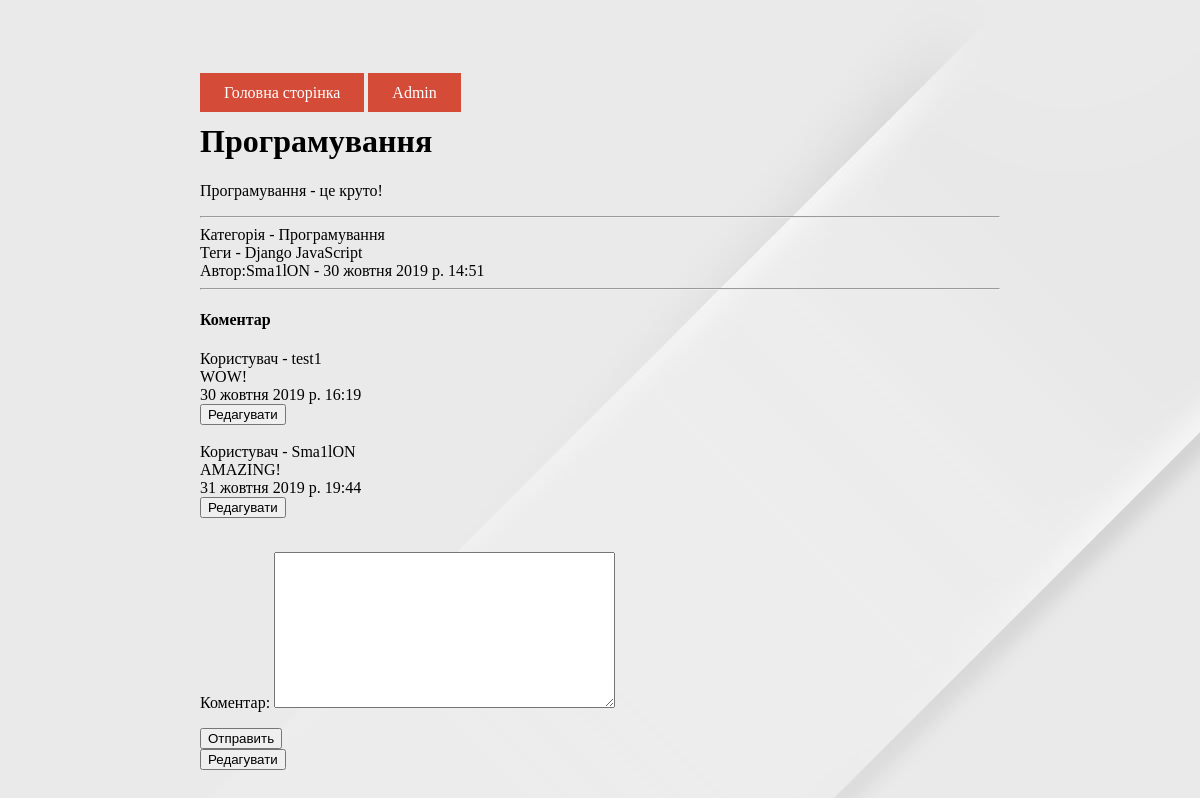
/single/1, run on an earlier commit of the app's database.
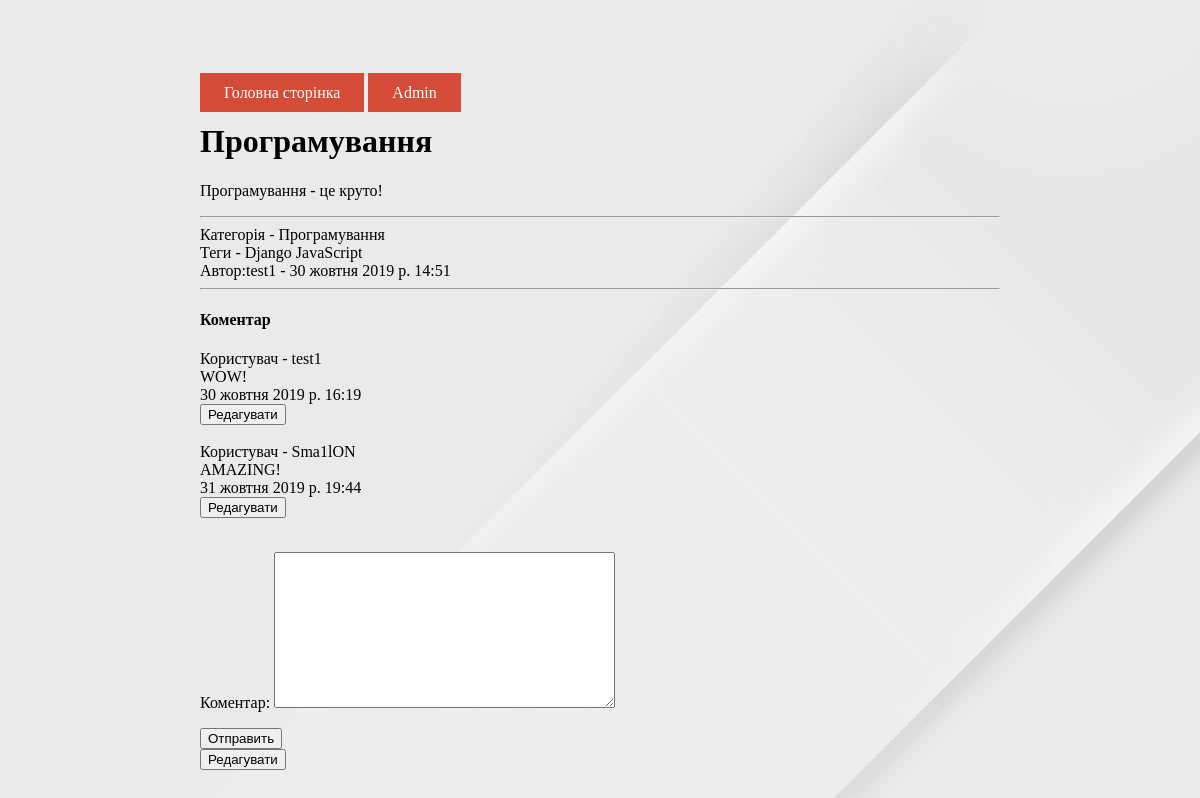
And on a later commit of the database.
### blog/models.py (models this page shows, shortened)
class Blog(models.Model):
    user = models.ForeignKey(
        User,
        verbose_name="Автор",
        on_delete=models.CASCADE, default="")
    category = models.ForeignKey(
        Category,
        verbose_name="Категорія",
        on_delete=models.SET_NULL,
        null=True)
    title = models.CharField("Заголовок", max_length=70, default="")
    text_min = models.TextField("Текст", max_length=200, default="")
    text = models.TextField("Текст новини", default="")
    tags = models.ManyToManyField(Tag, verbose_name="Теги")
    created = models.DateTimeField("Дата створення", default=timezone.now)
    description = models.CharField("Опис", max_length=100, default="")
    keywords = models.CharField("Ключові слова", max_length=50, default="")
    class Meta:
        verbose_name = "Стаття"
        verbose_name_plural = "Статьї"

class Category(models.Model):
    title = models.CharField("Назва", max_length=50)
    class Meta:
        verbose_name = "Категорія"
        verbose_name_plural = "Категорії"
    def __str__(self):
        return self.title

### blog/views.py (the view)
# urls.py: path('single/<int:pk>', views.new_single, name="new_single"),
def new_single(request, pk):
    new = get_object_or_404(Blog, id=pk)
    comment = Comments.objects.filter(new=pk)
    if request.method == "POST":
        form = CommentForms(request.POST)
        if form.is_valid():
            form = form.save(commit=False)
            form.user = request.user
            form.new = new
            form.save()
            return redirect(new_single, pk)
    else:
        form = CommentForms()
    return render(request, "blog/new_single.html",
                  {"new": new,
                   "comments": comment,
                   "form": form})

### blog/forms.py
class CommentForms(ModelForm):
    class Meta:
        model = Comments
        fields = ('text',)

### templates/blog/new_single.html (shortened to what this page needs)
{% extends 'blog/base.html' %}
  {% load staticfiles %}
{% block content %}
    <h1>{{ new.title }}</h1>
    <p class="goo">{{ new.text }}</p><hr>
    Категорія - {{ new.category}}<br>
    Теги - {% for tag in new.tags.all %}
                 {{tag.title}}
            {% endfor %} <br>
    Автор:{{ new.user}} - {{ new.created}}<hr>
    <h4 class="goo">Коментар</h4>
    {% for comment in comments %}
        Користувач - {{comment.user}}<br>
        {{comment.text}}<br>
        {{comment.created}}
        <form action="{% url 'edit_com' pk=comment.id %}">
        <button type="submit">Редагувати</button></form><br>
    {% endfor %}
    <form action="" method="post" >
            {{ form.as_p }}
            <button type="submit">Отправить</button>
    </form>
    <form action="{% url 'edit_post' id=new.id %}">
        <button type="submit">Редагувати</button>
    </form>
{% endblock content %}

What changed in the data, as far as the page shows it:
changed Blog "Програмування": user "Sma1lON" → "test1"
